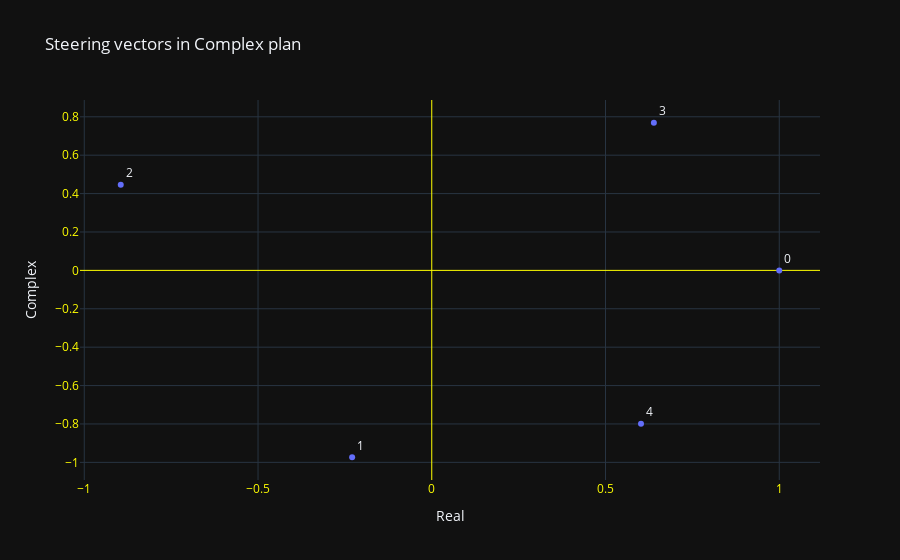

Here is the notebook cell this chart was saved with:
### Markdown cell above
## Calculate signal delay on each antena

![pic](https://pysdr.org/_images/doa_trig.svg)

Signal delay is equivalent to time interval to travel to second antena $ (\Delta t) $.

$ extra\_distance = sin(\theta) * d $

$ \Delta t = {extra\_distance \over c} $

Using $ \lambda = Tc $

$ \Delta t = {extra\_distance \ T \over \lambda} = {sin(\theta) \ d \ T \over \lambda} $


Using $ antena\_spacing = {d \over \lambda} $

$ \Delta t = sin(\theta) \ T \ antena\_spacing $

Considering $ signal = e^{j2 \pi ft} $

$ delayed\_signal =  e^{j2 \pi f (t-\Delta t)} = e^{j2 \pi ft} e^{-j2 \pi f \Delta t} = e^{j2 \pi ft} e^{-j2 \pi \ antena\_spacing\  sin(\theta)} $


$ steering\_vectors = e^{-j2\pi \ antena\_spacing \ sin(\theta) } $

### Code cell
antena_spacing = 0.5 # half wavelength spacing
antena_rx_nbr = 5
theta_degrees = 35 # direction of arrival (feel free to change this, it's arbitrary)

theta = np.radians(theta_degrees) # convert to radians

steering_vectors = beamforming.create_steering_vectors(antena_rx_nbr, antena_spacing, theta) # Steering Vector
print(steering_vectors.reshape(-1, 1)) # note that it's 3 elements long, it's complex, and the first element is 1+0j

fig = go.Figure()
fig.add_trace(go.Scatter(x=np.real(steering_vectors), y=np.imag(steering_vectors), mode='markers+text', textposition="top right", text=list(range(len(steering_vectors))), name='I'))
fig.update_layout(template="plotly_dark", title_text="Steering vectors in Complex plan")
fig.update_yaxes(title_text = "Complex", zeroline=True, zerolinewidth=1, zerolinecolor='Yellow', tickfont=dict(color='Yellow'))
fig.update_xaxes(title_text = "Real", zeroline=True, zerolinewidth=1, zerolinecolor='Yellow', tickfont=dict(color='Yellow'))
fig.show()

### Figure 1 — Plotly figure (JSON) as saved in the notebook; plotly's stock layout.template omitted (floating-point values rounded to 4 significant figures)
{"data": [{"mode": "markers+text", "name": "I", "text": ["0", "1", "2", "3", "4"], "textposition": "top right", "type": "scatter", "x": [1, -0.2291, -0.895, 0.6392, 0.6022], "y": [0, -0.9734, 0.446, 0.7691, -0.7984]}], "layout": {"title": {"text": "Steering vectors in Complex plan"}, "xaxis": {"tickfont": {"color": "Yellow"}, "title": {"text": "Real"}, "zeroline": true, "zerolinecolor": "Yellow", "zerolinewidth": 1}, "yaxis": {"tickfont": {"color": "Yellow"}, "title": {"text": "Complex"}, "zeroline": true, "zerolinecolor": "Yellow", "zerolinewidth": 1}}}
